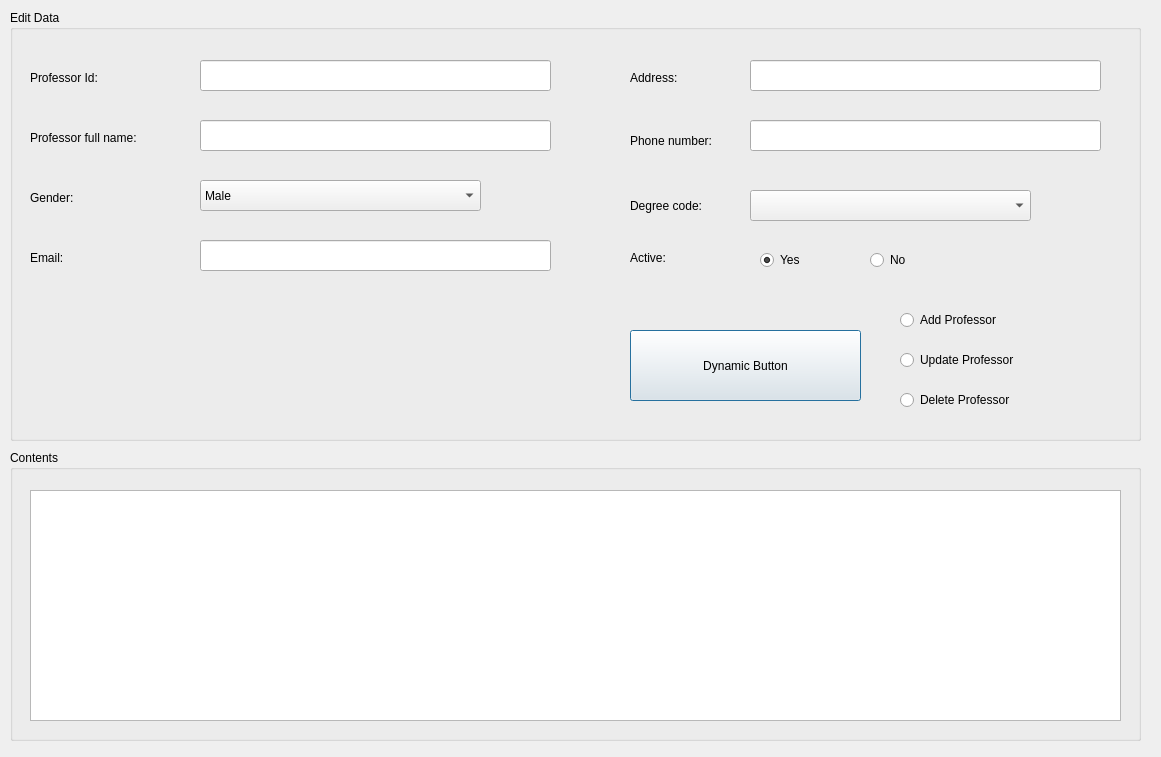
<?xml version="1.0" encoding="UTF-8"?>
<ui version="4.0">
 <class>dialogProfessor</class>
 <widget class="QDialog" name="dialogProfessor">
  <property name="geometry">
   <rect>
    <x>0</x>
    <y>0</y>
    <width>1161</width>
    <height>757</height>
   </rect>
  </property>
  <property name="font">
   <font>
    <pointsize>9</pointsize>
   </font>
  </property>
  <property name="windowTitle">
   <string>Professor</string>
  </property>
  <widget class="QGroupBox" name="gbDialogProEditData">
   <property name="geometry">
    <rect>
     <x>10</x>
     <y>10</y>
     <width>1131</width>
     <height>431</height>
    </rect>
   </property>
   <property name="title">
    <string>Edit Data</string>
   </property>
   <widget class="QLineEdit" name="txtProfessorAddress">
    <property name="geometry">
     <rect>
      <x>740</x>
      <y>50</y>
      <width>351</width>
      <height>31</height>
     </rect>
    </property>
   </widget>
   <widget class="QLabel" name="lbAdress">
    <property name="geometry">
     <rect>
      <x>620</x>
      <y>60</y>
      <width>71</width>
      <height>16</height>
     </rect>
    </property>
    <property name="text">
     <string>Address:</string>
    </property>
   </widget>
   <widget class="QLineEdit" name="txtProfessorPhone">
    <property name="geometry">
     <rect>
      <x>740</x>
      <y>110</y>
      <width>351</width>
      <height>31</height>
     </rect>
    </property>
   </widget>
   <widget class="QLabel" name="lbPhone">
    <property name="geometry">
     <rect>
      <x>620</x>
      <y>120</y>
      <width>101</width>
      <height>21</height>
     </rect>
    </property>
    <property name="text">
     <string>Phone number:</string>
    </property>
   </widget>
   <widget class="QComboBox" name="cbDegreeCodePro">
    <property name="geometry">
     <rect>
      <x>740</x>
      <y>180</y>
      <width>281</width>
      <height>31</height>
     </rect>
    </property>
   </widget>
   <widget class="QLabel" name="lbDegree">
    <property name="geometry">
     <rect>
      <x>620</x>
      <y>180</y>
      <width>111</width>
      <height>31</height>
     </rect>
    </property>
    <property name="text">
     <string>Degree code:</string>
    </property>
   </widget>
   <widget class="QRadioButton" name="rdDialogProActiveYes">
    <property name="geometry">
     <rect>
      <x>750</x>
      <y>240</y>
      <width>81</width>
      <height>20</height>
     </rect>
    </property>
    <property name="text">
     <string>Yes</string>
    </property>
    <property name="checked">
     <bool>true</bool>
    </property>
   </widget>
   <widget class="QRadioButton" name="rdDialogProActiveNo">
    <property name="geometry">
     <rect>
      <x>860</x>
      <y>240</y>
      <width>71</width>
      <height>20</height>
     </rect>
    </property>
    <property name="text">
     <string>No</string>
    </property>
   </widget>
   <widget class="QLabel" name="label_5">
    <property name="geometry">
     <rect>
      <x>620</x>
      <y>240</y>
      <width>81</width>
      <height>16</height>
     </rect>
    </property>
    <property name="text">
     <string>Active:</string>
    </property>
   </widget>
   <widget class="QLineEdit" name="txtProfessorEmail">
    <property name="geometry">
     <rect>
      <x>190</x>
      <y>230</y>
      <width>351</width>
      <height>31</height>
     </rect>
    </property>
   </widget>
   <widget class="QLabel" name="label">
    <property name="geometry">
     <rect>
      <x>20</x>
      <y>240</y>
      <width>55</width>
      <height>16</height>
     </rect>
    </property>
    <property name="text">
     <string>Email:</string>
    </property>
   </widget>
   <widget class="QComboBox" name="cbGenderPro">
    <property name="geometry">
     <rect>
      <x>190</x>
      <y>170</y>
      <width>281</width>
      <height>31</height>
     </rect>
    </property>
    <item>
     <property name="text">
      <string>Male</string>
     </property>
    </item>
    <item>
     <property name="text">
      <string>Female</string>
     </property>
    </item>
   </widget>
   <widget class="QLabel" name="labelPassword">
    <property name="geometry">
     <rect>
      <x>20</x>
      <y>180</y>
      <width>61</width>
      <height>16</height>
     </rect>
    </property>
    <property name="text">
     <string>Gender:</string>
    </property>
   </widget>
   <widget class="QLineEdit" name="txtProfessorName">
    <property name="geometry">
     <rect>
      <x>190</x>
      <y>110</y>
      <width>351</width>
      <height>31</height>
     </rect>
    </property>
   </widget>
   <widget class="QLabel" name="labelProfessorName">
    <property name="geometry">
     <rect>
      <x>20</x>
      <y>120</y>
      <width>141</width>
      <height>16</height>
     </rect>
    </property>
    <property name="text">
     <string>Professor full name:</string>
    </property>
   </widget>
   <widget class="QLabel" name="labelProfessorId">
    <property name="geometry">
     <rect>
      <x>20</x>
      <y>60</y>
      <width>101</width>
      <height>16</height>
     </rect>
    </property>
    <property name="text">
     <string>Professor Id:</string>
    </property>
   </widget>
   <widget class="QLineEdit" name="txtProfessorId">
    <property name="geometry">
     <rect>
      <x>190</x>
      <y>50</y>
      <width>351</width>
      <height>31</height>
     </rect>
    </property>
   </widget>
   <widget class="QWidget" name="widget_2" native="true">
    <property name="geometry">
     <rect>
      <x>870</x>
      <y>280</y>
      <width>191</width>
      <height>131</height>
     </rect>
    </property>
    <property name="font">
     <font>
      <pointsize>9</pointsize>
     </font>
    </property>
    <widget class="QRadioButton" name="rdbtnAddProfessor">
     <property name="geometry">
      <rect>
       <x>20</x>
       <y>20</y>
       <width>141</width>
       <height>20</height>
      </rect>
     </property>
     <property name="text">
      <string>Add Professor</string>
     </property>
    </widget>
    <widget class="QRadioButton" name="rdbtnUpdateProfessor">
     <property name="geometry">
      <rect>
       <x>20</x>
       <y>60</y>
       <width>171</width>
       <height>20</height>
      </rect>
     </property>
     <property name="text">
      <string>Update Professor</string>
     </property>
    </widget>
    <widget class="QRadioButton" name="rdbtnDeleteProfessor">
     <property name="geometry">
      <rect>
       <x>20</x>
       <y>100</y>
       <width>171</width>
       <height>20</height>
      </rect>
     </property>
     <property name="text">
      <string>Delete Professor</string>
     </property>
    </widget>
   </widget>
   <widget class="QPushButton" name="pushBtnProfessor">
    <property name="geometry">
     <rect>
      <x>620</x>
      <y>320</y>
      <width>231</width>
      <height>71</height>
     </rect>
    </property>
    <property name="font">
     <font>
      <pointsize>9</pointsize>
     </font>
    </property>
    <property name="text">
     <string>Dynamic Button</string>
    </property>
   </widget>
  </widget>
  <widget class="QGroupBox" name="gbDialogProContent">
   <property name="geometry">
    <rect>
     <x>10</x>
     <y>450</y>
     <width>1131</width>
     <height>291</height>
    </rect>
   </property>
   <property name="title">
    <string>Contents</string>
   </property>
   <widget class="QTableView" name="tvProfessor">
    <property name="geometry">
     <rect>
      <x>20</x>
      <y>40</y>
      <width>1091</width>
      <height>231</height>
     </rect>
    </property>
   </widget>
  </widget>
 </widget>
 <resources/>
 <connections/>
</ui>
